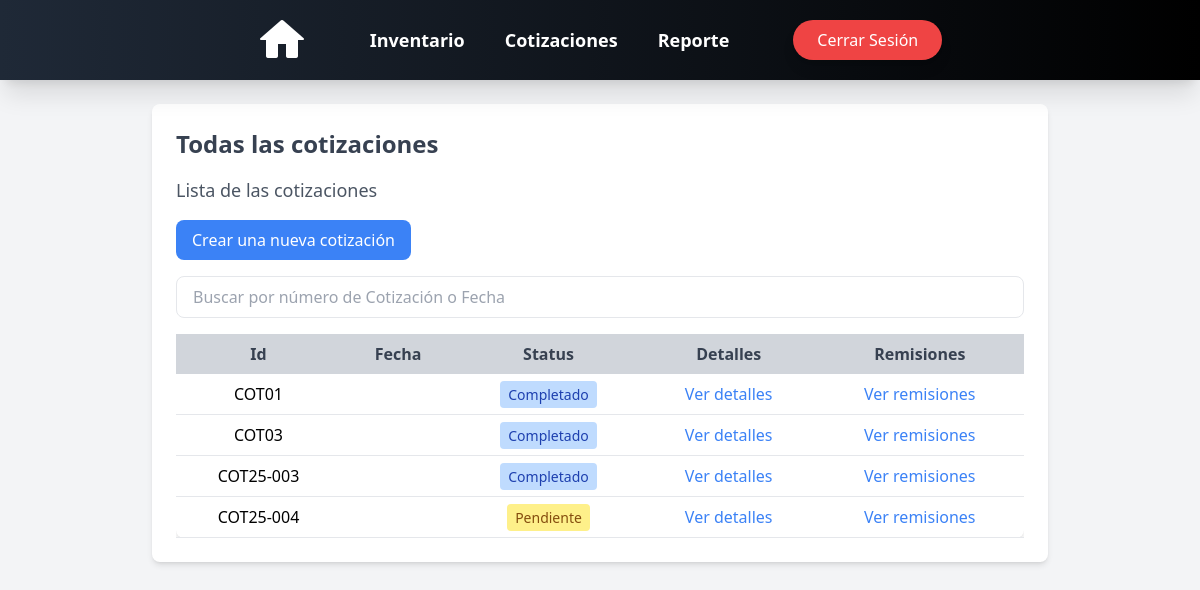
Page /quotes/ (signed in) on the committed database.
### cotizaciones/models.py (models this page shows, shortened)
class Cotizaciones(models.Model):
    id = models.CharField(max_length=10, primary_key=True, unique=True, blank=False, null=False)
    cliente = models.CharField(max_length=50, blank=False, null=True)
    telefono = models.IntegerField(blank=False, null=True)
    fecha = models.DateField(auto_now=False, auto_now_add=False)
    fecha_propuesta = models.DateField(auto_now=False, auto_now_add=False)
    fecha_entrega = models.DateField(auto_now=False, auto_now_add=False, null=True, blank=True)
    direccion_entrega = models.CharField(max_length=50, default='Pendiente')
    servicio_envio = models.CharField(max_length=100, default="TGZ")
    costo_envio = models.DecimalField(max_digits=10, decimal_places=2, blank=False, null=True, default=0)
    total = models.DecimalField(max_digits=10, decimal_places=2, default=0.0)  # Total sin IVA
    total_Civa = models.DecimalField(max_digits=10, decimal_places=2, default=0.0)
    status = models.CharField(max_length=20, blank=False, null=False, default='Pendiente')
    anticipo = models.DecimalField(max_digits=10, decimal_places=2, default=0.0)
    restante = models.DecimalField(max_digits=10, decimal_places=2, default=0.0)
    metodo_pago = models.CharField(max_length=20, null=False, default='No')
    iva = models.DecimalField(max_digits=10, decimal_places=2, default=0.0)

### cotizaciones/views.py (the view)
# urls.py: path('', quotes_view, name='list_quotes'),
def quotes_view(request):
    cotizaciones = Cotizaciones.objects.all()
    for cotizacion in cotizaciones:
        cotizacion.fecha = format_date(cotizacion.fecha, format="full", locale="es")
        cotizacion.fecha_propuesta = format_date(cotizacion.fecha_propuesta, format="full", locale="es")
        cotizacion.fecha_entrega = format_date(cotizacion.fecha_entrega, format="full", locale="es")
    context = {'cotizaciones': cotizaciones}
    return render(request, 'quotes/cotizaciones.html', context)

### users/context_processors.py (called while the page is built)
def empleado_context(request):
    if request.user.is_authenticated:
        empleado = request.user.groups.filter(name='Empleado').exists()
    else:
        empleado = False  # Si no está autenticado, no es parte del grupo
    return {'empleado': empleado}

### templates/quotes/cotizaciones.html (shortened to what this page needs)
{% load static %}
<!DOCTYPE html>
<html lang="en">
<head>
</head>
<body class="bg-gray-100 p-6">
{% if request.user.is_authenticated %}
    {% include 'nav_bar.html' %}
    <div class="animate__animated animate__fadeIn">
        <div class="max-w-4xl mx-auto bg-white p-6 rounded-lg shadow-md mt-20">
            <h1 class="text-2xl font-bold text-gray-700 mb-4">Todas las cotizaciones</h1>
            <h2 class="text-lg text-gray-600 mb-4">Lista de las cotizaciones</h2>
            <a href="{% url 'create_quote' %}" class="inline-block bg-blue-500 text-white px-4 py-2 rounded-lg hover:bg-blue-600 transition">Crear una nueva cotización</a>
            <div class="mt-4 flex gap-2">
                <input type="text" id="search" onkeyup="filterQuotes()" placeholder="Buscar por número de Cotización o Fecha" class="px-4 py-2 border rounded-lg w-full">
            </div>
            <div class="overflow-x-auto mt-4">
                <table class="w-full border-collapse bg-white shadow-md rounded-lg">
                    <thead>
                        <tr class="bg-gray-300 text-gray-700">
                            <th class="px-4 py-2">Id</th>
                            <th class="px-4 py-2">Fecha</th>
                            <th class="px-4 py-2">Status</th>
                            <th class="px-4 py-2">Detalles</th>
                            <th class="px-4 py-2">Remisiones</th>
                        </tr>
                    </thead>
                    <tbody>
                        {% for cotizacion in cotizaciones %}
                        <tr class="border-b">
                            <td class="px-4 py-2 text-center">{{ cotizacion.id }}</td>
                            <td class="px-4 py-2 text-center">{{ cotizacion.fecha }}</td>
                            <td class="px-4 py-2 text-center">
                                <span class="px-2 py-1 rounded text-sm {% if cotizacion.status == 'Pendiente' %}bg-yellow-200 text-yellow-800{% elif cotizacion.status == 'Aceptado' %}bg-green-200 text-green-800{% elif cotizacion.status == 'Completado' %}bg-blue-200 text-blue-800{% elif cotizacion.status == 'Cancelado' %}bg-red-200 text-red-800{% elif cotizacion.status == 'En proceso' %}bg-purple-200 text-purple-800{% elif cotizacion.status == 'Contraoferta' %}bg-orange-200 text-orange-800{% endif %}">
                                    {{ cotizacion.status }}
                                </span>
                            </td>
                            <td class="px-4 py-2 text-center">
                                <a href="{% url 'details' cotizacion.id %}" class="text-blue-500 hover:underline">Ver detalles</a>
                            </td>
                            <td class="px-4 py-2 text-center">
                                <a href="{% url 'view_remission' cotizacion.id %}" class="text-blue-500 hover:underline">Ver remisiones</a>
                            </td>
                        </tr>
                        {% endfor %}
                    </tbody>
                </table>
            </div>
        </div>
    </div>
{% else %}
    <div class="flex flex-col items-center justify-center min-h-screen text-center">
        <h2 class="text-2xl font-semibold text-gray-700">No está autenticado</h2>
        <a href="{% url 'login' %}" class="mt-4 bg-blue-600 text-white px-4 py-2 rounded-lg hover:bg-blue-700 transition">Iniciar sesión</a>
    </div>
{% endif %}
</body>
</html>

### rows in the picture
Cotizaciones: id "COT01", status "Completado"
Cotizaciones: id "COT03", status "Completado"
Cotizaciones: id "COT25-003", status "Completado"
Cotizaciones: id "COT25-004", status "Pendiente"
